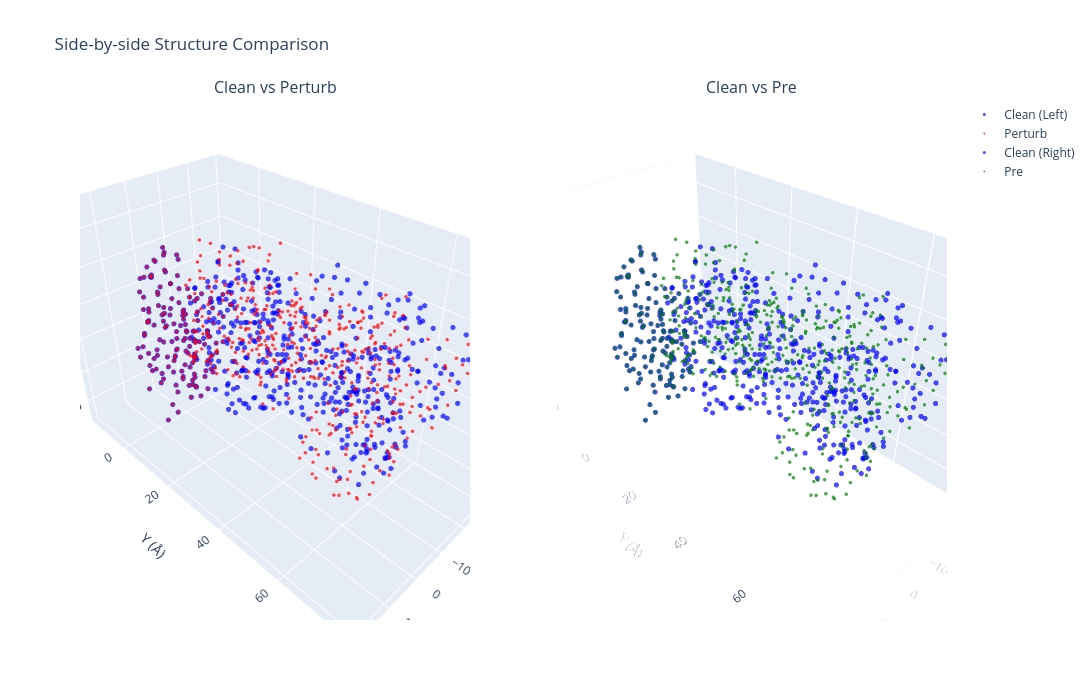

Here is the notebook cell this chart was saved with:
### Markdown cell above
# 全链长，bb分析

### Code cell
import torch
import numpy as np
import plotly.graph_objects as go
from plotly.subplots import make_subplots

def visualize_side_by_side(
    coords_clean: torch.Tensor,
    coords_perturb: torch.Tensor,
    coords_pre: torch.Tensor,
    atom_idx: int = 1,  # CA # 1
    output_html: str = None
):
    """Plotly 交互式 3D 图，左右双视图排版"""
    
    # 提取坐标数据
    clean_ca = coords_clean[:, atom_idx].cpu().numpy()
    perturb_ca = coords_perturb[:, atom_idx].cpu().numpy()
    pre_ca = coords_pre[:, atom_idx].cpu().numpy()
    
    # 1. 创建 1行2列 的子图，必须指定 type 为 'scene' 支持 3D
    fig = make_subplots(
        rows=1, cols=2,
        specs=[[{'type': 'scene'}, {'type': 'scene'}]],
        subplot_titles=("Clean vs Perturb", "Clean vs Pre")
    )
    
    # ================= 左侧图 (row=1, col=1): Clean vs Perturb =================
    fig.add_trace(go.Scatter3d(
        x=clean_ca[:, 0], y=clean_ca[:, 1], z=clean_ca[:, 2],
        mode='markers', name='Clean (Left)',
        line=dict(width=2, color='blue'),
        marker=dict(size=3, color='blue', opacity=0.7)
    ), row=1, col=1)
    
    fig.add_trace(go.Scatter3d(
        x=perturb_ca[:, 0], y=perturb_ca[:, 1], z=perturb_ca[:, 2],
        mode='markers', name='Perturb',
        line=dict(width=1, color='red'),
        marker=dict(size=2, color='red', opacity=0.7)
    ), row=1, col=1)
    
    # ================= 右侧图 (row=1, col=2): Clean vs Pre =================
    fig.add_trace(go.Scatter3d(
        x=clean_ca[:, 0], y=clean_ca[:, 1], z=clean_ca[:, 2],
        mode='markers', name='Clean (Right)',
        line=dict(width=2, color='blue'),
        marker=dict(size=3, color='blue', opacity=0.7)
    ), row=1, col=2)
    
    fig.add_trace(go.Scatter3d(
        x=pre_ca[:, 0], y=pre_ca[:, 1], z=pre_ca[:, 2],
        mode='markers', name='Pre',
        # 这里我用了绿色来区分第二个视图，你也可以改回红色
        line=dict(width=1, color='green'), 
        marker=dict(size=2, color='green', opacity=0.7)
    ), row=1, col=2)
    
    # ================= 统一设置布局 =================
    # 定义通用的 3D 坐标轴设定
    scene_layout = dict(
        xaxis_title='X (Å)',
        yaxis_title='Y (Å)',
        zaxis_title='Z (Å)',
        aspectmode='data'  # 保持 1:1:1 比例
    )
    
    fig.update_layout(
        title_text="Side-by-side Structure Comparison",
        # 在 subplots 中，3D 视图的 layout 参数名为 scene (左图) 和 scene2 (右图)
        scene=scene_layout,   
        scene2=scene_layout,  
        width=1400,  # 加宽一点以适应两个图并排
        height=700,
        showlegend=True
    )
    
    if output_html:
        fig.write_html(output_html)
        print(f"✅ Interactive side-by-side plot saved: {output_html}")
    
    fig.show()

# 加载文件
loaded_dict = torch.load(
    '/root/private_data/luog/codex/IgGM2/see/seefile/S613_1781916003.pt',
    map_location='cpu',    
    weights_only=True       
)

# 提取张量
coords_clean = loaded_dict['clean'].squeeze(0).detach()
coords_perturb = loaded_dict['perturb'].squeeze(0).detach()
coords_pre = loaded_dict['pre'].squeeze(0).detach()

# 一次性调用左右可视化函数
visualize_side_by_side(
    coords_clean=coords_clean,
    coords_perturb=coords_perturb,
    coords_pre=coords_pre
)

### Figure 1 — Plotly figure (JSON) as saved in the notebook; plotly's stock layout.template omitted (floating-point values rounded to 4 significant figures; data arrays with more than 128 entries replaced by an {"elided": "..."} marker saying what was removed)
{"data": [{"line": {"color": "blue", "width": 2}, "marker": {"color": "blue", "opacity": 0.7, "size": 3}, "mode": "markers", "name": "Clean (Left)", "scene": "scene", "type": "scatter3d", "x": {"elided": "577 float values"}, "y": {"elided": "577 float values"}, "z": {"elided": "577 float values"}}, {"line": {"color": "red", "width": 1}, "marker": {"color": "red", "opacity": 0.7, "size": 2}, "mode": "markers", "name": "Perturb", "scene": "scene", "type": "scatter3d", "x": {"elided": "577 float values"}, "y": {"elided": "577 float values"}, "z": {"elided": "577 float values"}}, {"line": {"color": "blue", "width": 2}, "marker": {"color": "blue", "opacity": 0.7, "size": 3}, "mode": "markers", "name": "Clean (Right)", "scene": "scene2", "type": "scatter3d", "x": {"elided": "577 float values"}, "y": {"elided": "577 float values"}, "z": {"elided": "577 float values"}}, {"line": {"color": "green", "width": 1}, "marker": {"color": "green", "opacity": 0.7, "size": 2}, "mode": "markers", "name": "Pre", "scene": "scene2", "type": "scatter3d", "x": {"elided": "577 float values"}, "y": {"elided": "577 float values"}, "z": {"elided": "577 float values"}}], "layout": {"annotations": [{"font": {"size": 16}, "showarrow": false, "text": "Clean vs Perturb", "x": 0.225, "xanchor": "center", "xref": "paper", "y": 1, "yanchor": "bottom", "yref": "paper"}, {"font": {"size": 16}, "showarrow": false, "text": "Clean vs Pre", "x": 0.775, "xanchor": "center", "xref": "paper", "y": 1, "yanchor": "bottom", "yref": "paper"}], "height": 700, "scene": {"aspectmode": "data", "domain": {"x": [0, 0.45], "y": [0, 1]}, "xaxis": {"title": {"text": "X (Å)"}}, "yaxis": {"title": {"text": "Y (Å)"}}, "zaxis": {"title": {"text": "Z (Å)"}}}, "scene2": {"aspectmode": "data", "domain": {"x": [0.55, 1], "y": [0, 1]}, "xaxis": {"title": {"text": "X (Å)"}}, "yaxis": {"title": {"text": "Y (Å)"}}, "zaxis": {"title": {"text": "Z (Å)"}}}, "showlegend": true, "title": {"text": "Side-by-side Structure Comparison"}, "width": 1400}}
